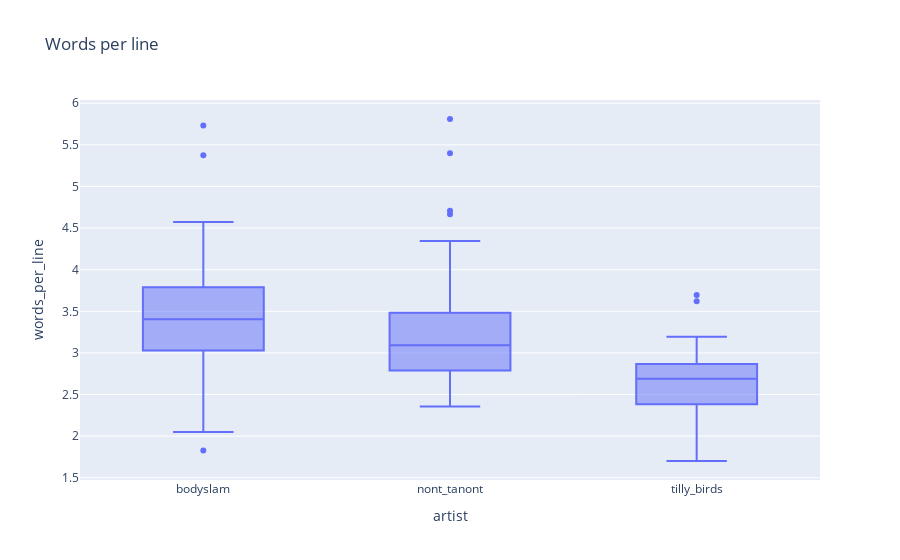

The cell this chart's notebook holds for it:
### Code cell
fig = px.box(song_filter_df, x='artist', y='words_per_line', title='Words per line')
fig.show()

### Figure 1 — Plotly figure (JSON) as saved in the notebook; plotly's stock layout.template omitted (floating-point values rounded to 4 significant figures; data arrays with more than 128 entries replaced by an {"elided": "..."} marker saying what was removed)
{"data": [{"alignmentgroup": "True", "hovertemplate": "artist=%{x}<br>words_per_line=%{y}<extra></extra>", "legendgroup": "", "marker": {"color": "#636efa"}, "name": "", "notched": false, "offsetgroup": "", "orientation": "v", "showlegend": false, "type": "box", "x": {"elided": "130 str values"}, "x0": " ", "xaxis": "x", "y": {"elided": "130 float values"}, "y0": " ", "yaxis": "y"}], "layout": {"boxmode": "group", "legend": {"tracegroupgap": 0}, "title": {"text": "Words per line"}, "xaxis": {"anchor": "y", "domain": [0, 1], "title": {"text": "artist"}}, "yaxis": {"anchor": "x", "domain": [0, 1], "title": {"text": "words_per_line"}}}}
